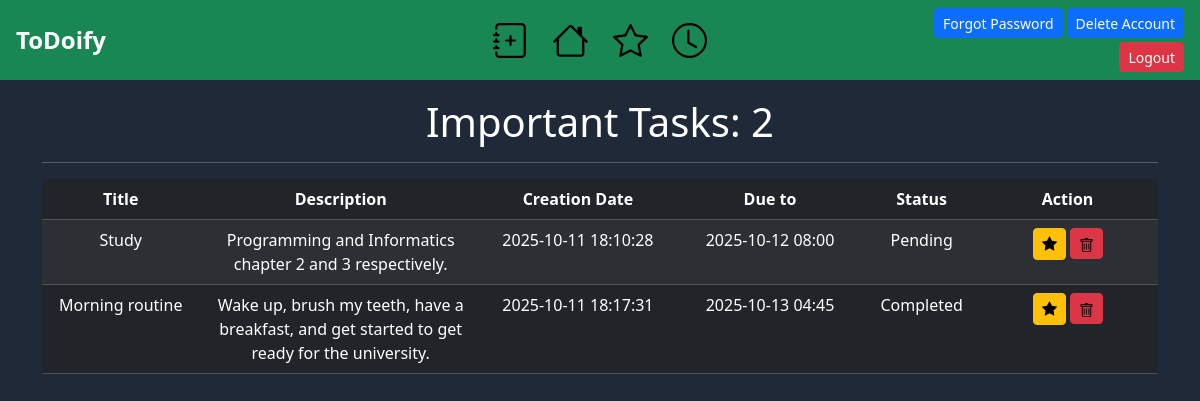
The app's page /star (signed in) with its own data.
### tables this page shows
CREATE TABLE info(task_id INTEGER PRIMARY KEY NOT NULL, user_id INTEGER NOT NULL, title TEXT, description TEXT NOT NULL, date TIMESTAMP DEFAULT CURRENT_TIMESTAMP, due_date TEXT NOT NULL, due_time TEXT NOT NULL, status INTEGER DEFAULT 0, starred INTEGER DEFAULT 0);

### app.py (the view)
@app.route("/star")
@login_required
def starred():
    rows_star = db.execute("SELECT * FROM info WHERE user_id = ? AND starred = 1", session["user_id"] )
    users = db.execute("SELECT * FROM users WHERE id = ? ", session["user_id"] )
    gmt = db.execute("SELECT time_zone FROM users WHERE id = ?", session["user_id"])[0]["time_zone"]
    return render_template("star.html", rows_star=rows_star, users=users, gmt=gmt)

### app.py (called while the page is built)
@app.after_request
def after_request(response):
    response.headers["Cache-Control"] = "no-cache, no-store, must-revalidate"
    response.headers["Expires"] = 0
    response.headers["Pragma"] = "no-cache"
    return response

### helpers.py (called while the page is built)
def login_required(f):
    @wraps(f)
    def decorated_function(*args, **kwargs):
        if session.get("user_id") is None:
            return redirect("/login")
        return f(*args, **kwargs)
    return decorated_function

### templates/star.html
{% extends "layout.html" %} {% block title %}Starred Tasks{% endblock %}
{% block main %}
<h1>Important Tasks: {{rows_star|length}}</h1>
<hr>
<div class="table-responsive">
    <table class="table table-dark table-striped">
        <thead>
            <tr>
                <th>Title</th>
                <th>Description</th>
                <th>Creation Date</th>
                <th>Due to</th>
                <th>Status</th>
                <th>Action</th>
            </tr>
        </thead>
        <tbody>
            {% for row in rows_star %}
            {% set due = row.due_date + " " + row.due_time %}
            <tr>
                <td class="long-text">{{ row.title }}</td>
                <td class="long-text">{{ row.description }}</td>
                <td class="date">{{ row.date }}</td>
                {% if due > row.date %}
                <td class="date">{{ due }}</td>
                {% else %}
                <td class="date" style="color: red;">Invalid Date</td>
                {% endif %}
                <td>{% if row.status == 1 %}Completed{% else %}Pending{% endif %}</td>
                <td class="action">
                    <form action="/unstar/{{ row.task_id }}" method="post" style="display:inline;">
                        <button class="btn btn-warning btn-sm" title="Marked as important">
                            <img src="/static/star-fill.svg" class="mb-1" height="15" width="15" alt="Star Fill">
                        </button>
                    </form>
                    <form action="/delete/{{ row.task_id }}" method="post" style="display:inline;">
                        <button class="btn btn-danger btn-sm" title="Delete Task">
                            <img src="/static/trash.svg" height="15" width="15" alt="Delete Task">
                        </button>
                    </form>
                </td>
            </tr>
            {% endfor %}
        </tbody>
    </table>
</div>
{% endblock %}

### static/styles.css (style rules this page uses)
body { background-color: #1f2937; }
h1, h2, h3, h4, h5, p { color: white; }
hr { color: white; }
td.date { min-width: 170px; }
td.long-text { max-width: 250px; overflow-wrap: anywhere; }
td.action { min-width: 160px; }

### records on screen
info: title "Study", description "Programming and Informatics chapter 2 and 3 respectively.", date "2025-10-11 18:10:28", due "2025-10-12 08:00", status "Pending"
info: title "Morning routine", description "Wake up, brush my teeth, have a breakfast, and get started to get ready for the university.", date "2025-10-11 18:17:31", due "2025-10-13 04:45", status "Completed"

### other values on screen
{{ rows_star|length }} "2"
